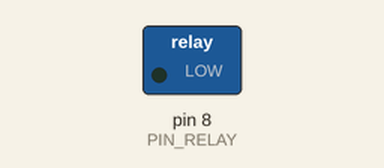
This sketch was run on a simulated Arduino Uno, built with avr-gcc and run on an emulated ATmega328P. Parts: switched loads named in the sketch (green lamp = pin HIGH). Dashed ring = blinking.

Above: at 1.0 s.
At 2.5 s:
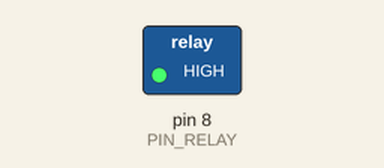
Timing chart, 0 to 4.6 s (numbered marks = the images above):
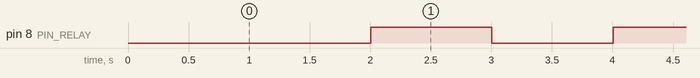

Measured:
- by itself, pin 8 (PIN_RELAY): alternates HIGH for 1.0 s and LOW for 1.0 s

The sketch:

main.ino
```cpp
/**
 * @file    main.ino
 * @author  Filippo Graziani
 * @date    03/03/2024
 * @brief   A sample code for the relay (KY019)
 * Connections:
 * Sensor       -----       Arduino Uno
 * S                        D8
 * +                        5V
 * -                        GND
 * @note    Use the normally open contact of the relay.
 */

#include "Arduino.h"
#include <stdint.h>

#define     PIN_RELAY       (8)


/**
 * @brief   Setup function.
 * @par     Description
 * Setting of the Arduino's pins and the serial port.
 * @return  Nothing.
 */
void
setup ()
{
    pinMode(PIN_RELAY, OUTPUT);
}   /* setup() */

/**
 * @brief   Loop function.
 * @par     Description
 * An easy control of a digital pin of Arduino.
 * You can connect whatever you want to the other side of the relay (e.g. I
 * used a little DC motor).
 * The relay is switched every 1 second.
 * @return  Nothing.
 */
void
loop ()
{
    static uint32_t prev_time(millis());
    static bool b_relay_is_on(false);

    if ((millis() - prev_time) > 1000)
    {
        digitalWrite(PIN_RELAY, b_relay_is_on);
        b_relay_is_on = !b_relay_is_on;
        prev_time = millis();
    }
}   /* loop() */


/*** End of file ***/
```
